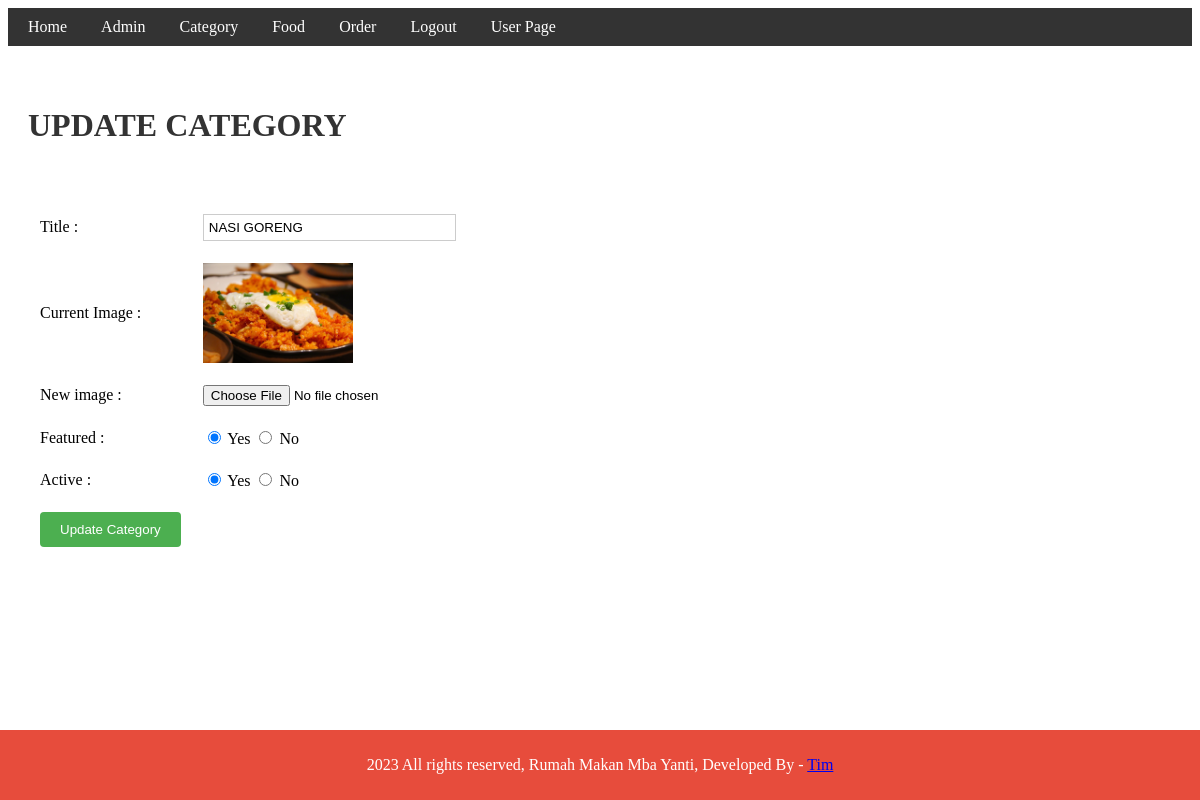
The app's page /admin/update-category.php?id=14 (signed in) with its own data.
### tables this page shows
CREATE TABLE `tbl_category` (
  `id` int(11) NOT NULL,
  `title` varchar(100) NOT NULL,
  `image_name` varchar(255) NOT NULL,
  `featured` varchar(10) NOT NULL,
  `active` varchar(10) NOT NULL
);

### admin/update-category.php (the view, shortened to what this page needs)
<?php include('partials/menu.php');?>
<link rel="stylesheet" href="../css/footer.css">
<link rel="stylesheet" href="../css/update.css">
<div class="main-content">
    <div class="wrapper">
    <h1 style="font-size: 32px; color: #333;"> UPDATE CATEGORY</h1>
    <br><br>
    <?php
     if(isset($_GET['id']))
     {
        $id = $_GET['id'];
        $sql = "SELECT * FROM tbl_category WHERE id= $id";
        $res = mysqli_query($conn, $sql);
        $count = mysqli_num_rows($res);
        if($count==1)
        {
            $row = mysqli_fetch_assoc($res);
            $title = $row['title'];
            $current_image = $row['image_name'];
            $featured = $row['featured'];
            $active = $row['active'];
        }
        else
        {
            $_SESSION['no-category-found'] = "<div class = 'error'> category not found </div>";
            header('location:'.SITEURL.'admin/manage-category.php');
        }
     }
     else
     {
        header('location:'.SITEURL.'admin/manage-category.php');
     }
    ?>
    <form action="" method="POST" enctype="multipart/form-data">
    <table class="tbl-30">
    <tr>
        <td> Title :</td>
        <td>
            <input type="text" name="title" value="<?php echo $title; ?>">
        </td>
    </tr>
    <tr>
        <td> Current Image :</td>
        <td>
            <?php
            if($current_image != "")
            {
                ?>
                <img src="<?php echo SITEURL; ?>images/category/<?php echo $current_image; ?>" width="150px" >
                <?php
            }
            else
            {
                echo "<div class='error'> image not added </div>";
            }
            ?>
        </td>
    </tr>
    <tr>
        <td> New image :</td>
        <td>
            <input type="file" name="image">
        </td>
    </tr>
    <tr>
        <td> Featured :</td>
        <td>
            <input <?php if($featured=="Yes"){echo "checked";} ?> type="radio" name="featured" value="Yes"> Yes
            <input <?php if($featured=="No"){echo "checked";} ?> type="radio" name="featured" value="No"> No
        </td>
    </tr>
    <tr>
        <td> Active : </td>
        <td>
            <input <?php if($active=="Yes"){echo "checked";} ?> type="radio" name="active" value="Yes"> Yes
            <input <?php if($active=="No"){echo "checked";} ?> type="radio" name="active" value="No"> No
        </td>
    </tr>
    <tr>
        <td>
            <input type="submit" name="submit" value="Update Category" class="btn-secondary">
        </td>
    </tr>
    </table>
    </form>
        </div>
    </div>
    <?php include('partials/footer.php');?>

### css/admin.css (style rules this page uses)
.main-content { background-color: #f5f5f5; padding: 20px; margin-top: 20px; }
.btn-secondary { background-color: #008cba; color: #fff; padding: 10px 20px; text-decoration: none; border-radius: 4px; }

### css/update.css (style rules this page uses)
.main-content { padding: 20px; background-color: #fff; }
.tbl-30 { width: 30%; }
.tbl-30 td { padding: 10px; }
.tbl-30 input[type="text"], .tbl-30 input[type="number"], .tbl-30 select, .tbl-30 textarea { width: 100%; padding: 5px; border: 1px solid #ccc; }
.tbl-30 input[type="submit"] { padding: 10px 20px; background-color: #4CAF50; color: #fff; border: none; cursor: pointer; }

### records on screen
tbl_category: title "NASI GORENG", image_name (picture), featured "☑", active "☑"
